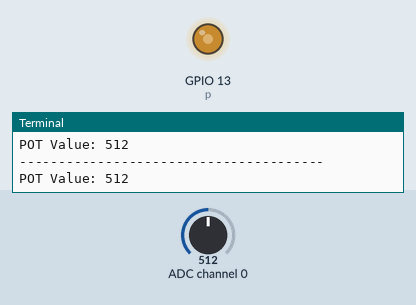
A program run on a simulated Raspberry Pi (BCM pin numbers). Parts: output pins drawn as LEDs (lit = HIGH), the last lines printed to the terminal. The inputs (shaded band) are chosen by the test bench; at power-on: ADC channel 0 = 512 (analog values on the 0–1023 scale).

Above: at 1.2 s.
1.3 s: ADC channel 0 set to 306
At 2.7 s:
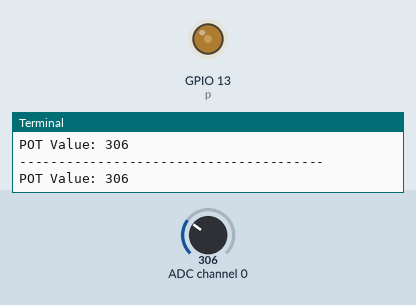
3.0 s: ADC channel 0 set to 122
At 4.2 s:
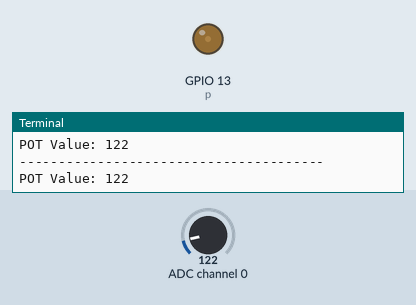
4.5 s: ADC channel 0 set to 0
At 5.5 s:
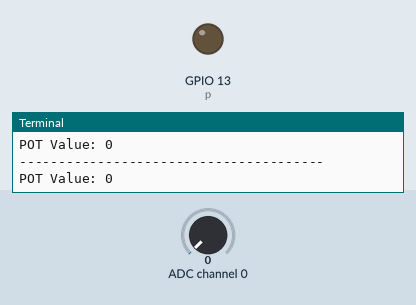
6.0 s: ADC channel 0 set to 900
At 6.9 s:
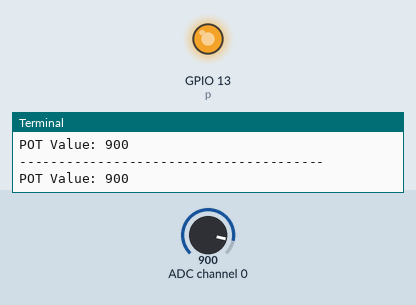
Timing chart, 0 to 8.5 s (numbered marks = the images above; inputs shaded):
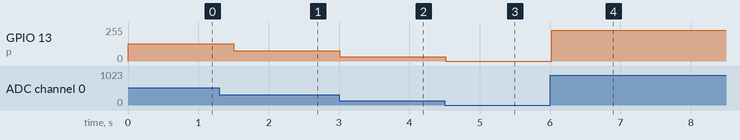

The program:

MCP_PWM.py
```python
#-*-coding:utf-8-*-
import spidev
import RPi.GPIO as GPIO
import time
# 딜레이 시간 (센서 측정 간격)
delay = 0.3
# MCP3008 채널중 센서에 연결한 채널 설정
pot_channel = 0
# SPI 인스턴스 spi 생성
spi = spidev.SpiDev()
# SPI 통신 시작하기
spi.open(0, 0)
# SPI 통신 속도 설정
spi.max_speed_hz = 100000

GPIO.setwarnings(False)
GPIO.setmode(GPIO.BCM)
GPIO.setup(13, GPIO.OUT)
# PWM 인스턴스 p를 만들고  GPIO 18번을 PWM 핀으로 설정, 주파수  = 50Hz
p = GPIO.PWM(13, 50)
p.start(0)  # PWM 시작  , 듀티비  = 0

def readadc(adcnum):
    if adcnum > 7 or adcnum < 0:
        return -1
    r = spi.xfer2([1, 8 + adcnum << 4, 0])
    data = ((r[1] & 3) << 8) + r[2]
    return data


try:
    while True:

# readadc 함수로 pot_channel의 SPI 데이터를
        # 읽어옵니다.
        pot_value = readadc(pot_channel)
        print ("---------------------------------------")
        print("POT Value: %d" % pot_value)
        if (pot_value>1000):
            pot_value-=24
            p.ChangeDutyCycle(pot_value/10)
        else:
            p.ChangeDutyCycle(pot_value/10)     # dc의 값으로 듀티비 변경
        time.sleep(delay) # delay 시간만큼 기다립니다.

except KeyboardInterrupt:   # 키보드 Ctrl+C 눌렀을 때 예외발생
    pass                   # 무한반복을 빠져나와 아래의 코드를 실행
p.stop()                    # PWM을 종료
GPIO.cleanup()             # GPIO 설정을 초기화
```

Measured:
- after the input at 1.3 s, GPIO 13 (p): 131/255 → 78/255 after 0.21 s
- after the input at 3.0 s, GPIO 13 (p): 78/255 → 31/255 at once
- after the input at 4.5 s, GPIO 13 (p): 31/255 → 0/255 at once
- after the input at 6.0 s, GPIO 13 (p): 0/255 → 230/255 at once
